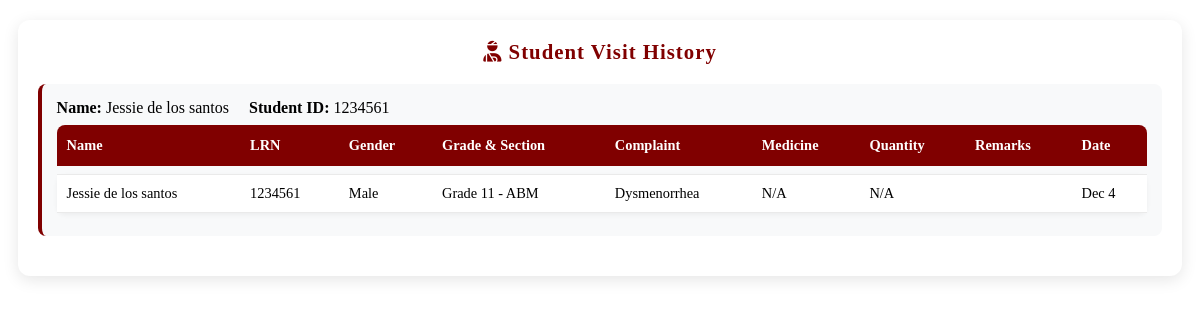
The page /dashboard_staff/searchStudent.php?idNum=1234561 on the database its author committed.
### tables this page shows
CREATE TABLE `studentrecord` (
  `ID` int(11) NOT NULL,
  `name` varchar(32) NOT NULL,
  `idNum` int(12) NOT NULL,
  `gender` varchar(10) DEFAULT NULL,
  `role` varchar(50) NOT NULL DEFAULT 'Student',
  `department` varchar(30) NOT NULL,
  `section` varchar(50) DEFAULT NULL,
  `complaint` varchar(255) NOT NULL,
  `visitDate` date NOT NULL
);

### dashboard_staff/pdo.php (called while the page is built, shortened)
<?php
    class oop_class {
        private $conn;
        function __construct(){
            try {
                $connection = "mysql:host=" . SERVER . ";dbname=" . DBNAME . ";charset=utf8";
                $this->conn = new PDO($connection, USER, PASS);
                $this->conn->setAttribute(PDO::ATTR_ERRMODE, PDO::ERRMODE_EXCEPTION);
            } catch (PDOException $e) {
                echo "<script>alert('Connection Failed');</script>";
            }
        }
    public function search_by_idNum($idNum) {
        $sql = "SELECT * FROM studentrecord WHERE idNum = :idNum LIMIT 1";
        $stmt = $this->conn->prepare($sql);
        $stmt->execute([':idNum' => $idNum]);
        return $stmt->fetch(PDO::FETCH_ASSOC);
    }
public function get_student_recent_visits($idNum) {
    $sql = "SELECT sr.*, t.quantity as medicine_quantity,
                   t.remarks, i.genericName,
                   sv.temperature, sv.bloodPressure, sv.pulse, sv.respiratoryRate
            FROM studentrecord sr
            LEFT JOIN transaction t ON sr.ID = t.studentID
            LEFT JOIN inventory i ON t.itemID = i.itemID
            LEFT JOIN student_vitals sv ON sr.ID = sv.studentID
            WHERE sr.idNum = :idNum
            ORDER BY sr.visitDate DESC
            LIMIT 10";
    $stmt = $this->conn->prepare($sql);
    $stmt->bindParam(':idNum', $idNum, PDO::PARAM_INT);
    $stmt->execute();
    return $stmt;
}
}
?>

### dashboard_staff/searchStudent.php (the view, shortened to what this page needs)
<?php
include 'pdo.php';
$oop = new oop_class();
$idNum = $_GET['idNum'] ?? '';
$result = $oop->search_by_idNum($idNum);
if ($result) {
    $studentVisits = $oop->get_student_recent_visits($idNum);
    ?>
    <div style="
        background: #fff;
        border-radius: 12px;
        box-shadow: 0 4px 16px rgba(0,0,0,0.1);
        width: 95%;
        margin: 20px auto;
        padding: 20px;
        overflow-x: auto;
        ">
        <h3 style="margin-top:0;margin-bottom:20px;font-size:1.3rem;color:#800000;letter-spacing:1px;text-align:center;">
            <i class="fas fa-user-injured"></i> Student Visit History
        </h3>
        <div style="margin-bottom: 20px; padding: 15px; background: #f8f9fa; border-radius: 8px; border-left: 4px solid #800000;">
            <div style="display: flex; flex-wrap: wrap; gap: 20px;">
                <div>
                    <strong>Name:</strong> <?= htmlspecialchars($result['name']) ?>
                </div>
                <div>
                    <strong>Student ID:</strong> <?= htmlspecialchars($result['idNum']) ?>
                </div>
        </div>
        <?php if ($studentVisits && $studentVisits->rowCount() > 0): ?>
            <table style="width:100%;border-collapse:separate;border-spacing:0 8px;font-size:0.9rem;">
                <thead>
                    <tr style="background:#800000;color:white;font-weight:700;">
                        <th style="padding:12px 10px;text-align:left;border-radius:8px 0 0 0;">Name</th>
                        <th style="padding:12px 10px;text-align:left;">LRN</th>
                        <th style="padding:12px 10px;text-align:left;">Gender</th>
                        <th style="padding:12px 10px;text-align:left;">Grade & Section</th>
                        <th style="padding:12px 10px;text-align:left;">Complaint</th>
                        <th style="padding:12px 10px;text-align:left;">Medicine</th>
                        <th style="padding:12px 10px;text-align:left;">Quantity</th>
                        <th style="padding:12px 10px;text-align:left;">Remarks</th>
                        <th style="padding:12px 10px;text-align:left;border-radius:0 8px 0 0;">Date</th>
                    </tr>
                </thead>
                <tbody>
                    <?php while ($visit = $studentVisits->fetch(PDO::FETCH_ASSOC)): ?>
                    <tr style="background:#fff;box-shadow:0 2px 5px rgba(0,0,0,0.05);border-radius:8px;">
                        <td style="padding:10px;border-top:1px solid #eaeaea;border-bottom:1px solid #eaeaea;">
                            <?= htmlspecialchars($visit['name']) ?>
                        </td>
                        <td style="padding:10px;border-top:1px solid #eaeaea;border-bottom:1px solid #eaeaea;">
                            <?= htmlspecialchars($visit['idNum']) ?>
                        </td>
                        <td style="padding:10px;border-top:1px solid #eaeaea;border-bottom:1px solid #eaeaea;">
                            <?= htmlspecialchars($visit['gender'] ?? 'N/A') ?>
                        </td>
                        <td style="padding:10px;border-top:1px solid #eaeaea;border-bottom:1px solid #eaeaea;">
                            <?= htmlspecialchars($visit['department'] . ' - ' . ($visit['section'] ?? '')) ?>
                        </td>
                        <td style="padding:10px;border-top:1px solid #eaeaea;border-bottom:1px solid #eaeaea;">
                            <?= htmlspecialchars($visit['complaint']) ?>
                        </td>
                        <td style="padding:10px;border-top:1px solid #eaeaea;border-bottom:1px solid #eaeaea;">
                            <?= htmlspecialchars($visit['genericName'] ?? 'N/A') ?>
                        </td>
                        <td style="padding:10px;border-top:1px solid #eaeaea;border-bottom:1px solid #eaeaea;">
                            <?= htmlspecialchars($visit['quantity'] ?? 'N/A') ?>
                        </td>
                        <td style="padding:10px;border-top:1px solid #eaeaea;border-bottom:1px solid #eaeaea;">
                        </td>
                        <td style="padding:10px;border-top:1px solid #eaeaea;border-bottom:1px solid #eaeaea;">
                            <?= date('M j', strtotime($visit['visitDate'])) ?>
                        </td>
                    </tr>
                    <?php endwhile; ?>
                </tbody>
            </table>
        <?php endif; ?>
    </div>
    <?php
}
?>
<link rel="stylesheet" href="https://cdnjs.cloudflare.com/ajax/libs/font-awesome/6.4.0/css/all.min.css">

### rows shown on the page
studentrecord: name "Jessie de los santos", idNum "1234561", gender "Male", department+section "Grade 11 - ABM", complaint "Dysmenorrhea", genericName "N/A", quantity "N/A", visitDate "Dec 4"
